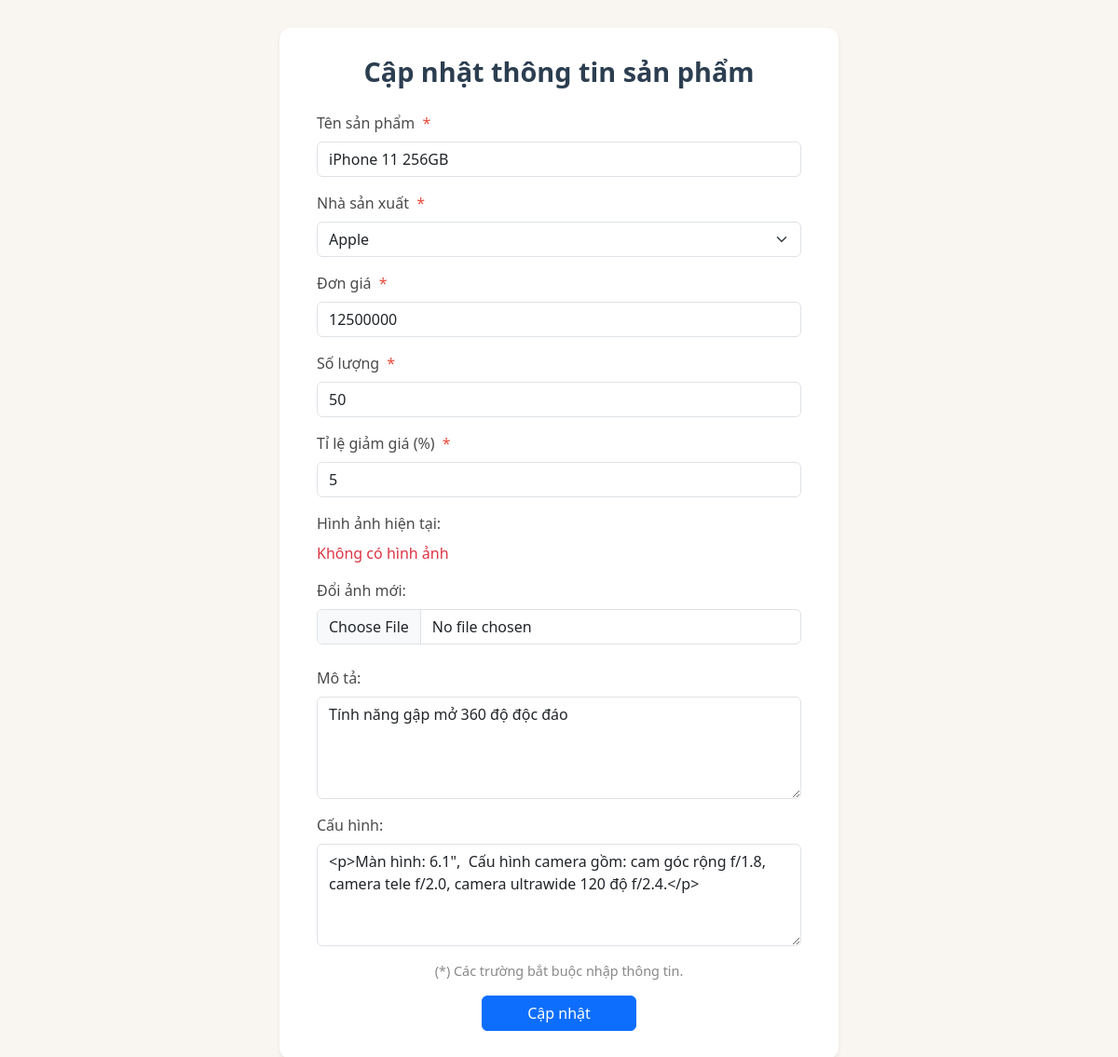
Page /admin/pages/suasanpham.php?id=3 on the committed database.
### tables this page shows
CREATE TABLE IF NOT EXISTS `tbl_sanpham` (
  `IdSanPham` int(10) NOT NULL AUTO_INCREMENT,
  `TenSanPham` varchar(200) NOT NULL,
  `IdNhaSanXuat` int(20) NOT NULL,
  `HinhAnh` varchar(200) NOT NULL,
  `DonGia` int(10) NOT NULL,
  `MoTa` varchar(250) ,
  `SoLuong` int(10) NOT NULL,
  `TiLeGiamGia` int(4) NOT NULL,
  `CauHinh` varchar(250),
  `LuotXem` int(11) NOT NULL,
  PRIMARY KEY (`IdSanPham`) 
);

CREATE TABLE IF NOT EXISTS `tbl_nhasanxuat` (
  `IdNhaSanXuat` int(20) NOT NULL AUTO_INCREMENT,
  `TenNhaSanXuat` varchar(100) NOT NULL,
  PRIMARY KEY (`IdNhaSanXuat`)
);

### admin/pages/suasanpham.php (the view, shortened to what this page needs)
<?php
	include("../includes/connect.php");
	$id = isset($_GET['id']) ? (int)$_GET['id'] : 0;
	$stmt = $connect->prepare("SELECT * FROM tbl_sanpham WHERE IdSanPham = ?");
	$stmt->bind_param("i", $id);
	$stmt->execute();
	$result = $stmt->get_result();
	$row = $result->fetch_assoc();
	$nsx_result = $connect->query("SELECT IdNhaSanXuat, TenNhaSanXuat FROM tbl_nhasanxuat");
?>
<!DOCTYPE html>
<html lang="vi">
<head>
	<link href="https://cdn.jsdelivr.net/npm/bootstrap@5.3.3/dist/css/bootstrap.min.css" rel="stylesheet" />
</head>
<body>
<div class="form-wrapper shadow-sm">
	<h2 class="form-title">Cập nhật thông tin sản phẩm</h2>
	<form action="suasanpham_submit.php" method="post" enctype="multipart/form-data" novalidate>
		<div class="mb-3">
			<label for="TenSanPham" class="form-label">Tên sản phẩm <span class="requirefield">*</span></label>
			<input
				type="text"
				id="TenSanPham"
				name="TenSanPham"
				class="form-control"
				value="<?= htmlspecialchars($row['TenSanPham']) ?>"
				required
				maxlength="150"
				placeholder="Nhập tên sản phẩm"
			/>
		</div>
		<div class="mb-3">
			<label for="IdNhaSanXuat" class="form-label">Nhà sản xuất <span class="requirefield">*</span></label>
			<select id="IdNhaSanXuat" name="IdNhaSanXuat" class="form-select" required>
				<?php while ($nsx = $nsx_result->fetch_assoc()) : ?>
					<option value="<?= $nsx['IdNhaSanXuat'] ?>"
						<?= $nsx['IdNhaSanXuat'] == $row['IdNhaSanXuat'] ? 'selected' : '' ?>>
						<?= htmlspecialchars($nsx['TenNhaSanXuat']) ?>
					</option>
				<?php endwhile; ?>
			</select>
		</div>
		<div class="mb-3">
			<label for="DonGia" class="form-label">Đơn giá <span class="requirefield">*</span></label>
			<input
				type="number"
				id="DonGia"
				name="DonGia"
				class="form-control"
				value="<?= htmlspecialchars($row['DonGia']) ?>"
				required
				min="0"
				step="0.01"
				placeholder="Nhập đơn giá"
			/>
		</div>
		<div class="mb-3">
			<label for="SoLuong" class="form-label">Số lượng <span class="requirefield">*</span></label>
			<input
				type="number"
				id="SoLuong"
				name="SoLuong"
				class="form-control"
				value="<?= htmlspecialchars($row['SoLuong']) ?>"
				required
				min="0"
				step="1"
				placeholder="Nhập số lượng"
			/>
		</div>
		<div class="mb-3">
			<label for="TiLeGiamGia" class="form-label">Tỉ lệ giảm giá (%) <span class="requirefield">*</span></label>
			<input
				type="number"
				id="TiLeGiamGia"
				name="TiLeGiamGia"
				class="form-control"
				value="<?= htmlspecialchars($row['TiLeGiamGia']) ?>"
				required
				min="0"
				max="100"
				step="0.01"
				placeholder="Nhập tỉ lệ giảm giá"
			/>
		</div>
		<div class="mb-3">
			<label class="form-label">Hình ảnh hiện tại:</label><br />
			<?php
				$path = "../images/" . $row['HinhAnh'];
				if (!empty($row['HinhAnh']) && file_exists($path)) {
					echo "<img src='$path' alt='Hình ảnh sản phẩm' class='img-preview' />";
				} else {
					echo "<span class='text-danger'>Không có hình ảnh</span>";
				}
			?>
		</div>
		<div class="mb-4">
			<label for="HinhAnh" class="form-label">Đổi ảnh mới:</label>
			<input type="file" id="HinhAnh" name="HinhAnh" class="form-control" accept="image/*" />
		</div>
		<div class="mb-3">
			<label for="MoTa" class="form-label">Mô tả:</label>
			<textarea id="MoTa" name="MoTa" class="form-control" rows="4" placeholder="Nhập mô tả sản phẩm"><?= htmlspecialchars($row['MoTa']) ?></textarea>
		</div>
		<div class="mb-3">
			<label for="CauHinh" class="form-label">Cấu hình:</label>
			<textarea id="CauHinh" name="CauHinh" class="form-control" rows="4" placeholder="Nhập cấu hình sản phẩm"><?= htmlspecialchars($row['CauHinh']) ?></textarea>
		</div>
		<div class="text-center">
			<div class="note">(*) Các trường bắt buộc nhập thông tin.</div>
			<button type="submit" class="btn btn-primary mt-3 px-5">Cập nhật</button>
		</div>
	</form>
</div>
</body>
</html>

### admin/pages/suasanpham.php (style rules this page uses)
body { background-color: #f9f6f2; color: #4a4a4a; padding: 30px 15px; font-family: 'Segoe UI', Tahoma, Geneva, Verdana, sans-serif; }
.form-wrapper { max-width: 600px; margin: 0 auto; background: #fff; padding: 30px 40px; border-radius: 12px; box-shadow: 0 4px 15px rgba(0,0,0,0.1); }
.form-title { color: #2c3e50; font-weight: 700; font-size: 1.8rem; margin-bottom: 25px; text-align: center; }
.requirefield { color: #e74c3c; margin-left: 4px; }
.note { font-size: 0.9rem; color: #888; margin-top: 15px; text-align: center; }

### rows in the picture
tbl_sanpham: TenSanPham "iPhone 11 256GB", IdNhaSanXuat "Apple", DonGia "12500000", SoLuong "50", TiLeGiamGia "5", MoTa "Tính năng gập mở 360 độ độc đáo", CauHinh "<p>Màn hình: 6.1\", Cấu hình camera gồm: cam góc rộng f/1.8, camera tele f/2.0, camera ultrawide 120 độ f/2.4.</p>"
